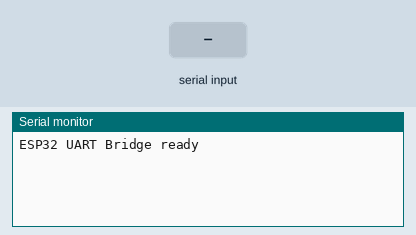
Recording of a sketch running on a simulated ESP32. On the bench: the last lines printed to the serial monitor. The inputs (shaded band) are chosen by the test bench. Nothing arrives over Bluetooth unless stated.

Above: at 1.2 s.
1.3 s: "1" received over Serial
At 2.5 s:
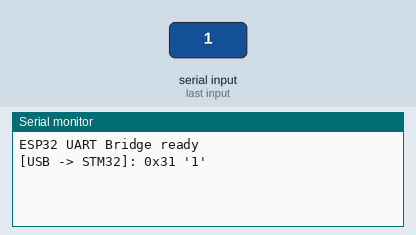
2.8 s: "1" received over the second serial link
At 3.8 s:
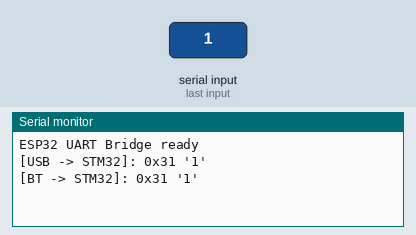
4.3 s: "0" received over Serial
At 4.9 s:
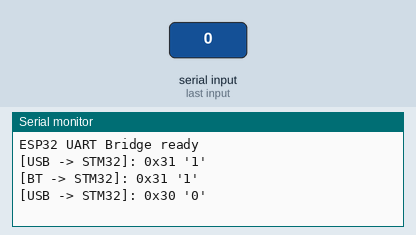
5.8 s: "0" received over the second serial link
At 7.2 s:
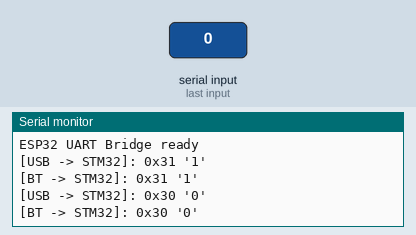

Measured:
- after the input at 1.3 s, the serial monitor: prints a new line at once (image 1)
- after the input at 2.8 s, the serial monitor: prints a new line at once (image 2)
- after the input at 4.3 s, the serial monitor: prints a new line at once (image 3)
- after the input at 5.8 s, the serial monitor: prints a new line at once (image 4)

The sketch:

esp32sketch.ino
```cpp
#include "BluetoothSerial.h"

BluetoothSerial SerialBT;

static void forwardToStm32(Stream &source, const char *label) {
  while (source.available()) {
    uint8_t c = source.read();
    Serial2.write(c);

    Serial.print("[");
    Serial.print(label);
    Serial.print(" -> STM32]: 0x");
    if (c < 16) {
      Serial.print('0');
    }
    Serial.print(c, HEX);
    Serial.print(" '");
    Serial.write(c);
    Serial.println("'");
  }
}

void setup() {
  Serial.begin(115200);
  // RX = GPIO16, TX = GPIO17
  Serial2.begin(921600, SERIAL_8N1, 16, 17);

  SerialBT.begin("ESP32_Bridge_Logger");
  Serial.println("ESP32 UART Bridge ready");
}

void loop() {
  forwardToStm32(Serial, "USB");
  forwardToStm32(SerialBT, "BT");
  delay(5);
}
```
